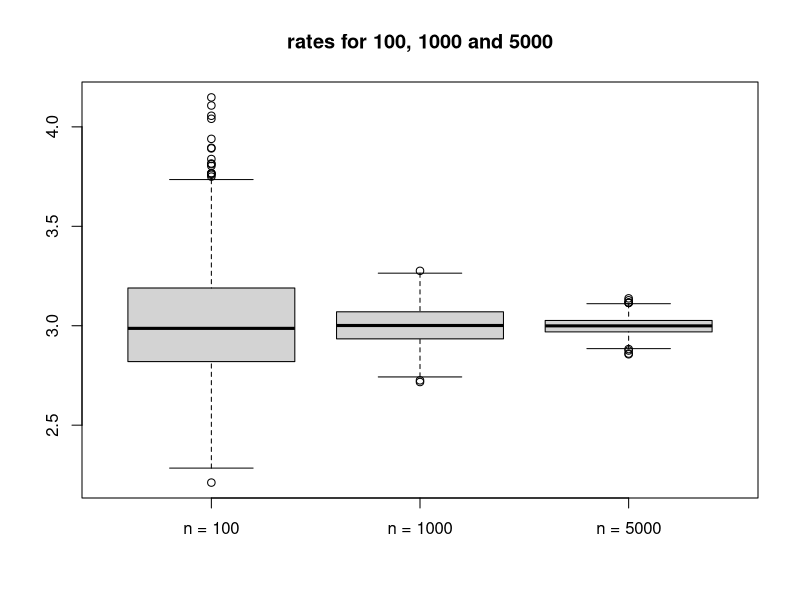
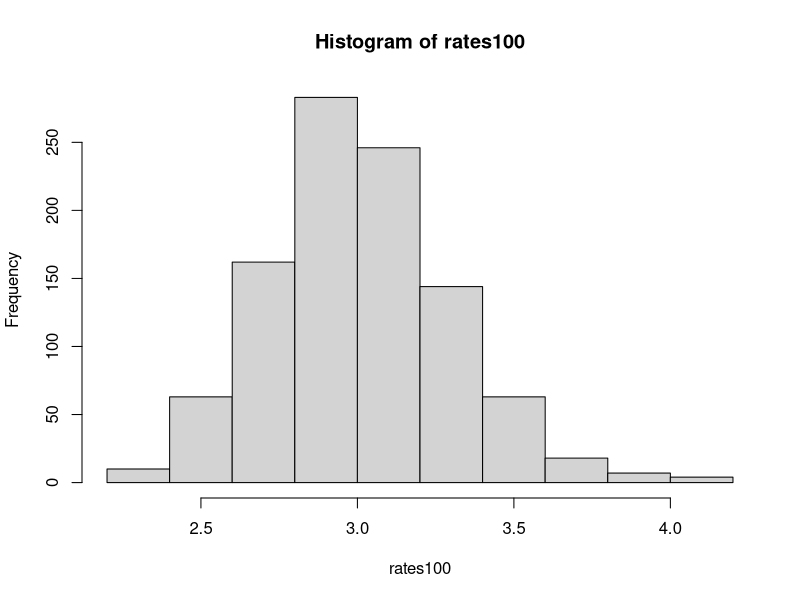
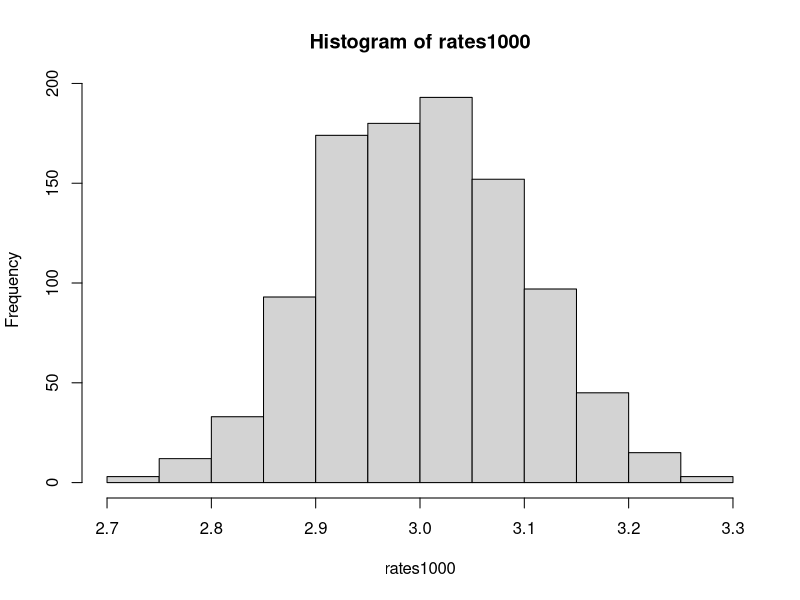
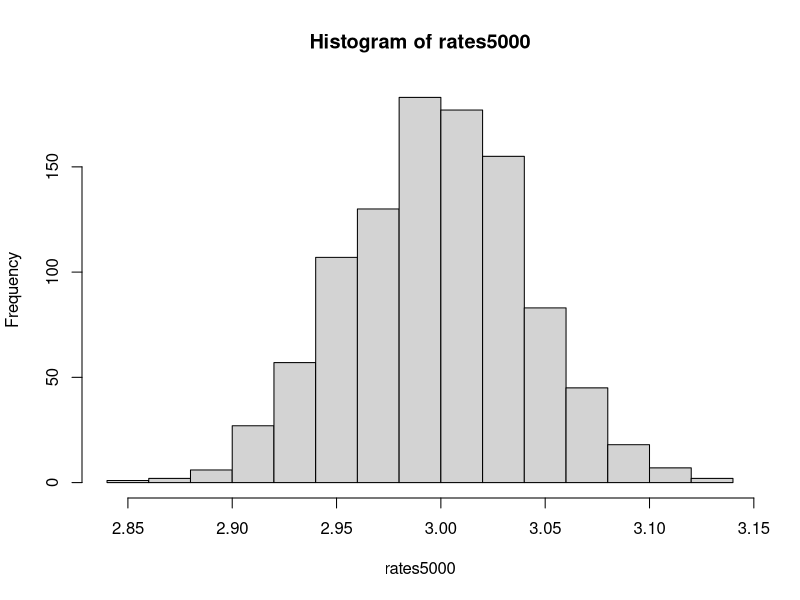

Reproduce these figures in R, in order.
## ---- chunk 1
library(purrr)
estimateN = function(n) {
  s = 1:1000 %>%
        map(function(x) {
          s = rexp(n, rate=3)
          return(1/mean(s))
          })
  return(unlist(s))
}

rates100 = estimateN(100)

rates1000 = estimateN(1000)

rates5000 = estimateN(5000)
## ---- chunk 2
boxplot(rates100,rates1000,rates5000, main = "rates for 100, 1000 and 5000", names = c('n = 100','n = 1000','n = 5000'))
## ---- chunk 3

hist(rates100)
hist(rates1000)
hist(rates5000)
## ---- chunk 4
shapiro.test(rates5000)
